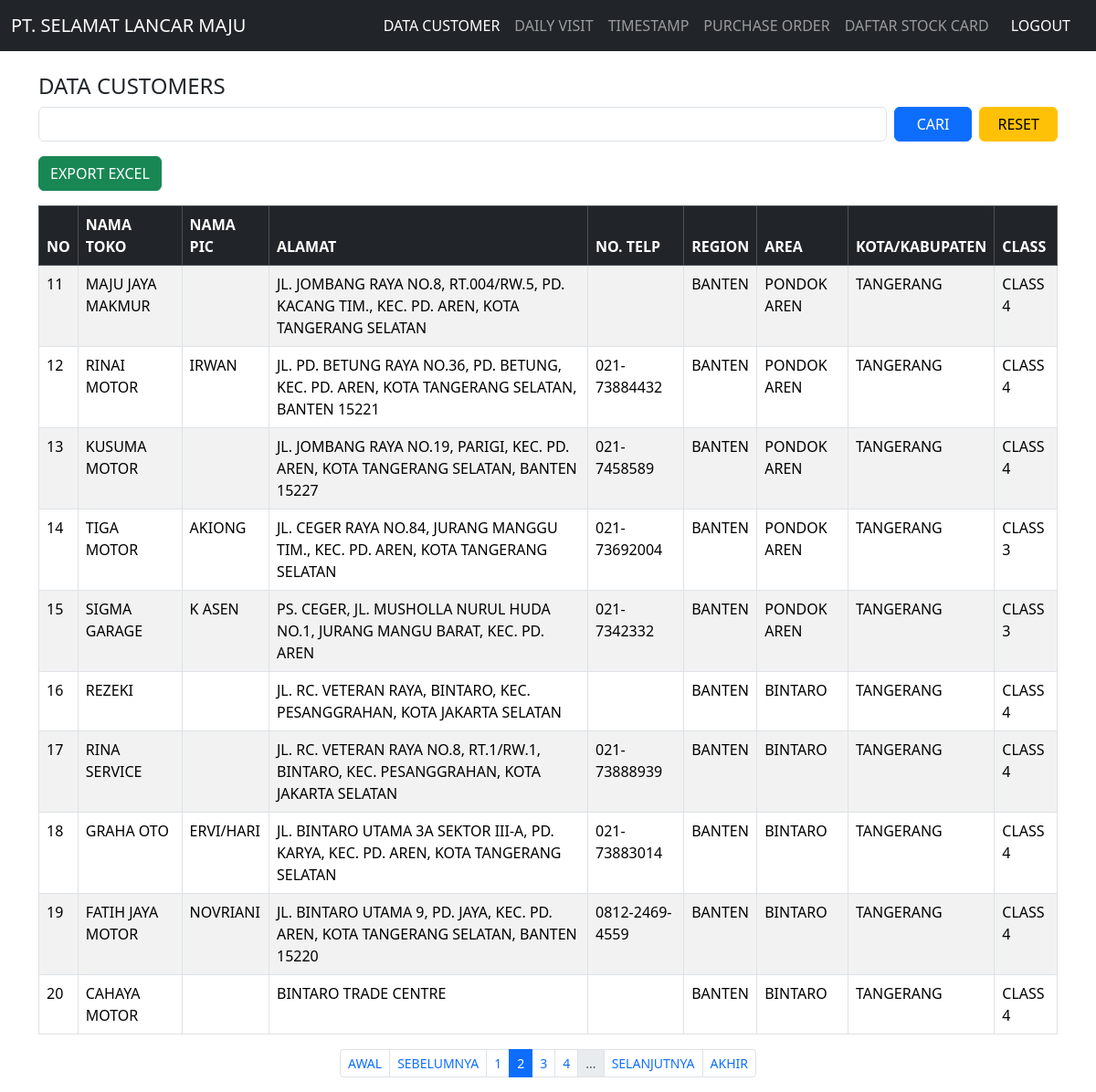
/customers.php?page=2 (signed in), run on the app's committed database.
### tables this page shows
CREATE TABLE `customers` (
  `id` int(11) NOT NULL,
  `nama_toko` varchar(100) NOT NULL,
  `nama_pic` varchar(100) NOT NULL,
  `alamat` text NOT NULL,
  `no_telp` varchar(20) NOT NULL,
  `region` varchar(50) NOT NULL,
  `area` varchar(50) NOT NULL,
  `kota_kabupaten` varchar(100) NOT NULL,
  `class` enum('1','2','3','4','5','6') NOT NULL,
  `created_at` timestamp NOT NULL DEFAULT current_timestamp()
);

### customers.php (the view, shortened to what this page needs)
<?php
include 'config.php';
$limit = 10;
$page = isset($_GET['page']) ? (int)$_GET['page'] : 1;
$offset = ($page - 1) * $limit;
$search = isset($_GET['search']) ? trim($_GET['search']) : '';
$where  = "";
$params = [];
$types  = "";
if ($where != "") {
    $stmt = $conn->prepare("SELECT COUNT(*) as total FROM customers $where");
    $stmt->bind_param($types, ...$params);
    $stmt->execute();
    $total_result = $stmt->get_result();
} else {
    $total_result = $conn->query("SELECT COUNT(*) as total FROM customers");
}
$total_data  = $total_result->fetch_assoc()['total'];
$total_pages = ceil($total_data / $limit);
if ($where != "") {
    $sql  = "SELECT * FROM customers $where ORDER BY id DESC LIMIT ? OFFSET ?";
    $stmt = $conn->prepare($sql);
    $params[] = $limit;
    $params[] = $offset;
    $types   .= "ii";
    $stmt->bind_param($types, ...$params);
    $stmt->execute();
    $result = $stmt->get_result();
} else {
    $stmt = $conn->prepare("SELECT * FROM customers ORDER BY id DESC LIMIT ? OFFSET ?");
    $stmt->bind_param("ii", $limit, $offset);
    $stmt->execute();
    $result = $stmt->get_result();
}
?>
<!DOCTYPE html>
<html lang="id">
<head>
  <link href="https://cdn.jsdelivr.net/npm/bootstrap@5.3.8/dist/css/bootstrap.min.css" rel="stylesheet">
</head>
<body>
  <nav class="navbar navbar-expand-lg navbar-dark bg-dark">
    <div class="container-fluid">
      <a class="navbar-brand" href="customers.php">PT. SELAMAT LANCAR MAJU</a>
      <div class="collapse navbar-collapse" id="navbarNav">
        <ul class="navbar-nav ms-auto">
            <li class="nav-item"><a class="nav-link active" href="customers.php">DATA CUSTOMER</a></li>
            <li class="nav-item"><a class="nav-link" href="daily_visit.php">DAILY VISIT</a></li>
            <li class="nav-item"><a class="nav-link" href="timestamp.php">TIMESTAMP</a></li>
            <li class="nav-item"><a class="nav-link" href="purchase_order.php">PURCHASE ORDER</a></li>
            <li class="nav-item"><a class="nav-link" href="stock_card.php">DAFTAR STOCK CARD</a></li>
            <li class="nav-item">
                <a class="nav-link text-white btn btn-sm btn-danger px-3" href="logout.php">LOGOUT</a>
            </li>
        </ul>
      </div>
    </div>
  </nav>
  <div class="container mt-4">
    <h4 id="customers">DATA CUSTOMERS</h4>
    <form method="GET" class="row g-2 mb-3">
        <div class="col-md-10">
            <input type="text" name="search" value="<?= htmlspecialchars($search) ?>" class="form-control" style="text-transform: uppercase;">
        </div>
        <div class="col">
            <button type="submit" class="btn btn-primary w-100">CARI</button>
        </div>
        <div class="col">
            <a href="customers.php" class="btn btn-warning w-100">RESET</a>
        </div>
      </form>
      <div class="col">
          <a href="customers.php?export=excel&search=<?= urlencode($search) ?>" class="btn btn-success">EXPORT EXCEL</a>
      </div>
    <div class="table-responsive">
      <table class="table table-bordered table-striped mt-3">
        <thead class="table-dark">
          <tr>
            <th>NO</th>
            <th>NAMA TOKO</th>
            <th>NAMA PIC</th>
            <th>ALAMAT</th>
            <th>NO. TELP</th>
            <th>REGION</th>
            <th>AREA</th>
            <th>KOTA/KABUPATEN</th>
            <th>CLASS</th>
          </tr>
        </thead>
        <tbody>
          <?php
          if ($result->num_rows > 0):
              $no = $offset + 1;
              while($row = $result->fetch_assoc()): ?>
              <tr>
                <td><?= $no++ ?></td>
                <td><?= htmlspecialchars($row['nama_toko']) ?></td>
                <td><?= htmlspecialchars($row['nama_pic']) ?></td>
                <td><?= htmlspecialchars($row['alamat']) ?></td>
                <td><?= htmlspecialchars($row['no_telp']) ?></td>
                <td><?= htmlspecialchars($row['region']) ?></td>
                <td><?= htmlspecialchars($row['area']) ?></td>
                <td><?= htmlspecialchars($row['kota_kabupaten']) ?></td>
                <td>CLASS <?= htmlspecialchars($row['class']) ?></td>
              </tr>
          <?php
              endwhile;
          else: ?>
            <tr>
              <td colspan="9" class="text-center">TIDAK ADA DATA.</td>
            </tr>
          <?php endif; ?>
        </tbody>
      </table>
    </div>
    <nav aria-label="Page navigation">
      <ul class="pagination pagination-sm justify-content-center flex-wrap">
        <li class="page-item <?= ($page <= 1) ? 'disabled' : '' ?>">
          <a class="page-link" href="?page=1<?= ($search ? "&search=" . urlencode($search) : "") ?>">AWAL</a>
        </li>
        <li class="page-item <?= ($page <= 1) ? 'disabled' : '' ?>">
          <a class="page-link" href="?page=<?= $page - 1 ?><?= ($search ? "&search=" . urlencode($search) : "") ?>">SEBELUMNYA</a>
        </li>
        <?php
        $range = 2;
        $start = max(1, $page - $range);
        $end   = min($total_pages, $page + $range);
        for ($i = $start; $i <= $end; $i++): ?>
          <li class="page-item <?= ($i == $page) ? 'active' : '' ?>">
            <a class="page-link" href="?page=<?= $i ?><?= ($search ? "&search=" . urlencode($search) : "") ?>"><?= $i ?></a>
          </li>
        <?php endfor;
        if ($end < $total_pages) {
            echo '<li class="page-item disabled"><span class="page-link">...</span></li>';
        }
        ?>
        <li class="page-item <?= ($page >= $total_pages) ? 'disabled' : '' ?>">
          <a class="page-link" href="?page=<?= $page + 1 ?><?= ($search ? "&search=" . urlencode($search) : "") ?>">SELANJUTNYA</a>
        </li>
        <li class="page-item <?= ($page >= $total_pages) ? 'disabled' : '' ?>">
          <a class="page-link" href="?page=<?= $total_pages ?><?= ($search ? "&search=" . urlencode($search) : "") ?>">AKHIR</a>
        </li>
      </ul>
    </nav>
  </div>
</body>
</html>

### data on the page
customers: nama_toko "MAJU JAYA MAKMUR", alamat "JL. JOMBANG RAYA NO.8, RT.004/RW.5, PD. KACANG TIM., KEC. PD. AREN, KOTA TANGERANG SELATAN", region "BANTEN", area "PONDOK AREN", kota_kabupaten "TANGERANG", class "4"
customers: nama_toko "RINAI MOTOR", nama_pic "IRWAN", alamat "JL. PD. BETUNG RAYA NO.36, PD. BETUNG, KEC. PD. AREN, KOTA TANGERANG SELATAN, BANTEN 15221", no_telp "021-73884432", region "BANTEN", area "PONDOK AREN", kota_kabupaten "TANGERANG", class "4"
customers: nama_toko "KUSUMA MOTOR", alamat "JL. JOMBANG RAYA NO.19, PARIGI, KEC. PD. AREN, KOTA TANGERANG SELATAN, BANTEN 15227", no_telp "021-7458589", region "BANTEN", area "PONDOK AREN", kota_kabupaten "TANGERANG", class "4"
customers: nama_toko "TIGA MOTOR", nama_pic "AKIONG", alamat "JL. CEGER RAYA NO.84, JURANG MANGGU TIM., KEC. PD. AREN, KOTA TANGERANG SELATAN", no_telp "021-73692004", region "BANTEN", area "PONDOK AREN", kota_kabupaten "TANGERANG", class "3"
customers: nama_toko "SIGMA GARAGE", nama_pic "K ASEN", alamat "PS. CEGER, JL. MUSHOLLA NURUL HUDA NO.1, JURANG MANGU BARAT, KEC. PD. AREN", no_telp "021-7342332", region "BANTEN", area "PONDOK AREN", kota_kabupaten "TANGERANG", class "3"
customers: nama_toko "REZEKI", alamat "JL. RC. VETERAN RAYA, BINTARO, KEC. PESANGGRAHAN, KOTA JAKARTA SELATAN", region "BANTEN", area "BINTARO", kota_kabupaten "TANGERANG", class "4"
customers: nama_toko "RINA SERVICE", alamat "JL. RC. VETERAN RAYA NO.8, RT.1/RW.1, BINTARO, KEC. PESANGGRAHAN, KOTA JAKARTA SELATAN", no_telp "021-73888939", region "BANTEN", area "BINTARO", kota_kabupaten "TANGERANG", class "4"
customers: nama_toko "GRAHA OTO", nama_pic "ERVI/HARI", alamat "JL. BINTARO UTAMA 3A SEKTOR III-A, PD. KARYA, KEC. PD. AREN, KOTA TANGERANG SELATAN", no_telp "021-73883014", region "BANTEN", area "BINTARO", kota_kabupaten "TANGERANG", class "4"
customers: nama_toko "FATIH JAYA MOTOR", nama_pic "NOVRIANI", alamat "JL. BINTARO UTAMA 9, PD. JAYA, KEC. PD. AREN, KOTA TANGERANG SELATAN, BANTEN 15220", no_telp "0812-2469-4559", region "BANTEN", area "BINTARO", kota_kabupaten "TANGERANG", class "4"
customers: nama_toko "CAHAYA MOTOR", alamat "BINTARO TRADE CENTRE", region "BANTEN", area "BINTARO", kota_kabupaten "TANGERANG", class "4"
